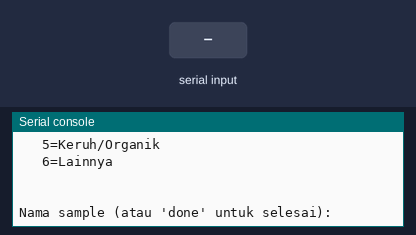
Bench run of a program on a simulated Raspberry Pi Pico running MicroPython. Parts: the last lines printed to the serial console. The inputs (shaded band) are chosen by the test bench. Files the program writes start out absent.

Above: at 1.2 s.
1.3 s: "L" typed at the serial console, then Enter
At 2.2 s:
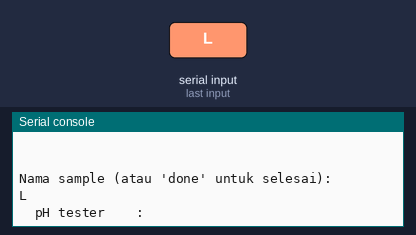
2.8 s: "done" typed at the serial console, then Enter
At 3.3 s:
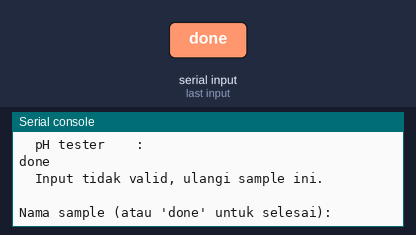

The program:

Tidak_Layak.py
```python
from machine import ADC, Pin
import time
import onewire, ds18x20

# ====================================================
# PENGATURAN NAMA FILE KHUSUS FASE 2
# ====================================================
NAMA_FILE = "Dataset_Air_Tidak_Layak.csv"
# ====================================================

# ===== SETUP SENSOR =====
tds_sensor = ADC(Pin(27))
ph_sensor = ADC(Pin(26))
turb_sensor = ADC(Pin(28))
ds_pin = Pin(16)
ds_sensor = ds18x20.DS18X20(onewire.OneWire(ds_pin))
roms = ds_sensor.scan()

def read_temp():
    ds_sensor.convert_temp()
    time.sleep(0.75)
    return ds_sensor.read_temp(roms[0])

def read_voltage(pin, n=10):
    total = 0
    for _ in range(n):
        total += pin.read_u16()
        time.sleep_ms(5)
    raw = total / n
    return raw, raw * 3.3 / 65535

# ===== KALIBRASI TURBIDITY =====
NILAI_JERNIH = 2150
NILAI_KERUH = 200
RANGE_NILAI = NILAI_JERNIH - NILAI_KERUH

def baca_ntu():
    raw_16bit = turb_sensor.read_u16()
    nilai = raw_16bit >> 4
    if nilai >= NILAI_JERNIH:
        ntu = 0.0
    elif nilai <= NILAI_KERUH:
        ntu = 100.0
    else:
        ntu = (NILAI_JERNIH - nilai) * 100.0 / RANGE_NILAI
    tegangan = nilai * 3.3 / 4095.0
    return nilai, tegangan, ntu

# ====================================================
# KATEGORI BARU KHUSUS AIR TIDAK LAYAK
# ====================================================
JENIS_AIR = [
    "1=Air Mentah",
    "2=Tercemar Asam (Cuka)",
    "3=Tercemar Basa (Kapur)",
    "4=TDS Ekstrem (Garam)",
    "5=Keruh/Organik",
    "6=Lainnya"
]

print(f"=== DATASET COLLECTOR FASE 2 - MENYIMPAN KE: {NAMA_FILE} ===")
print("Untuk tiap sample: masukkan nama, pH, PPM (tester), kelayakan, jenis air")
print("NTU dihitung otomatis dari sensor")
print("Kode jenis air:")
for j in JENIS_AIR:
    print("  ", j)
print()

# Header CSV (Struktur sama persis dengan dataset layak)
try:
    with open(NAMA_FILE, "x") as f:
        f.write("nama_sample,ph_label,ppm_label,status_air,kelayakan,jenis_air,raw_ph,volt_ph,raw_tds,volt_tds,comp_volt_tds,raw_turb,volt_turb,ntu_sensor,suhu\n")
except OSError:
    pass

def status_dari_ph(ph):
    if ph < 6.5:
        return "ASAM"
    elif ph > 8.5:
        return "BASA"
    else:
        return "NETRAL"

while True:
    nama = input("\nNama sample (atau 'done' untuk selesai): ")
    if nama.strip().lower() == "done":
        break

    try:
        ph_label = float(input("  pH tester    : "))
        ppm_label = float(input("  PPM tester   : "))
        # Default otomatis untuk fase ini biasanya TIDAK LAYAK, tapi tetap diminta input untuk validasi
        kelayakan_in = input("  Kelayakan (L=LAYAK / T=TIDAK LAYAK): ").strip().upper()
        kelayakan = "LAYAK" if kelayakan_in == "L" else "TIDAK LAYAK"
        jenis_in = int(input("  Jenis air (pilih nomor 1-6 dari list di atas): "))
        jenis_air = JENIS_AIR[jenis_in - 1].split("=")[1]
    except (ValueError, IndexError):
        print("  Input tidak valid, ulangi sample ini.")
        continue

    status_air = status_dari_ph(ph_label)

    print(f"  -> Status: {status_air} | Kelayakan: {kelayakan} | Jenis: {jenis_air}")
    print("  Tunggu probe settle (15 detik)...")
    time.sleep(15)

    print("  Mengambil 200 sample...")

    with open(NAMA_FILE, "a") as f:
        for i in range(200):
            temperature = read_temp()

            raw_ph, volt_ph = read_voltage(ph_sensor, n=10)
            raw_tds, volt_tds = read_voltage(tds_sensor, n=10)
            raw_turb, volt_turb, ntu_sensor = baca_ntu()

            comp_coef = 1.0 + 0.02 * (temperature - 25.0)
            comp_volt_tds = volt_tds / comp_coef

            line = (f"{nama},{ph_label},{ppm_label},"
                    f"{status_air},{kelayakan},{jenis_air},"
                    f"{raw_ph:.2f},{volt_ph:.4f},{raw_tds:.2f},{volt_tds:.4f},{comp_volt_tds:.4f},"
                    f"{raw_turb},{volt_turb:.4f},{ntu_sensor:.2f},{temperature:.2f}\n")
            f.write(line)

            if (i + 1) % 50 == 0:
                print("    ", i + 1, "/200")

    print(f"  ==> Sample '{nama}' selesai, 200 baris tersimpan.")
    print("  ⚠️ PENTING: Bilas probe pH & TDS dengan air bersih 2x sebelum lanjut!")

print("\n=== SELESAI ===")
print(f"Dataset tersimpan di {NAMA_FILE}")
```

Measured:
- after the input at 1.3 s, the serial console: prints a new line at once (image 1)
- after the input at 2.8 s, the serial console: prints a new line at once (image 2)
